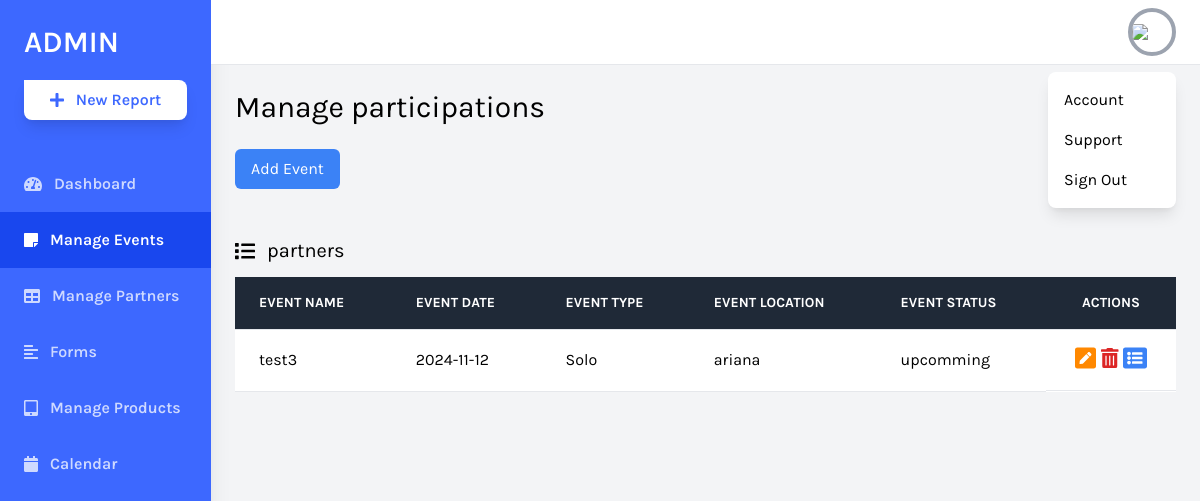
The page /daskboard/events.php on the database as committed earlier.
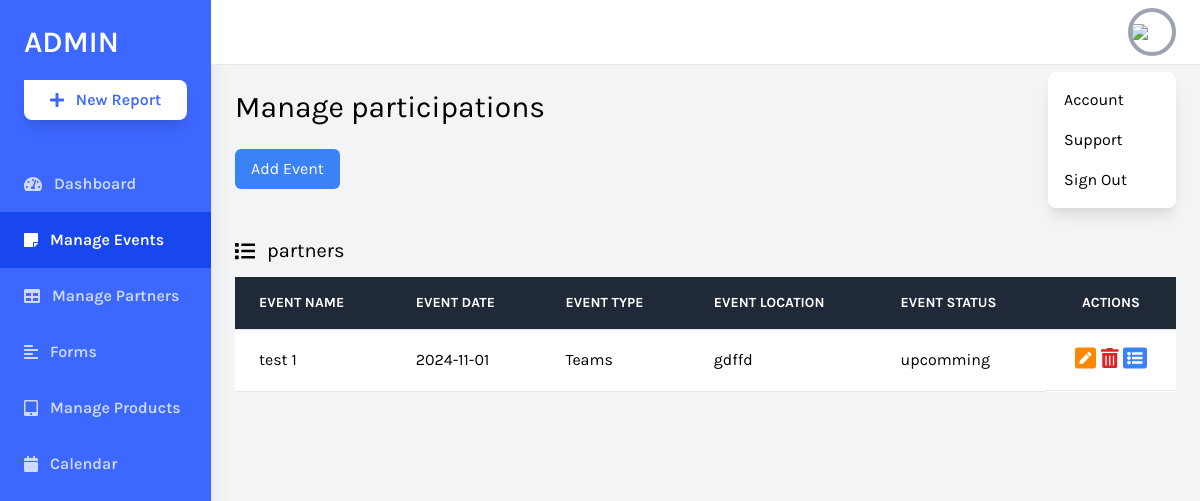
The same page on the database as committed later.
### tables this page shows
CREATE TABLE `evenements` (
  `IDevent` int(11) NOT NULL,
  `Nom` varchar(20) NOT NULL,
  `Description` varchar(1000) NOT NULL,
  `Location` varchar(100) NOT NULL,
  `Date` date NOT NULL,
  `startTime` time NOT NULL,
  `endTime` time NOT NULL,
  `eventType` varchar(20) NOT NULL,
  `Status` varchar(20) NOT NULL,
  `eventImage` blob NOT NULL
);

### daskboard/events.php (the view, shortened to what this page needs)
<?php
include "conn.php";
$req = "select * from evenements";
$res = mysqli_query($conn, $req);
?>
<!DOCTYPE html>
<html lang="en">
<head>
    <link rel="stylesheet" href="https://cdnjs.cloudflare.com/ajax/libs/font-awesome/4.7.0/css/font-awesome.min.css">
    <link href="https://cdnjs.cloudflare.com/ajax/libs/tailwindcss/2.2.19/tailwind.min.css" rel="stylesheet">
</head>
<body class="bg-gray-100 font-family-karla flex">
    <aside class="relative bg-sidebar h-screen w-64 hidden sm:block shadow-xl">
        <div class="p-6">
            <a href="index.php" class="text-white text-3xl font-semibold uppercase hover:text-gray-300">Admin</a>
            <button
                class="w-full bg-white cta-btn font-semibold py-2 mt-5 rounded-br-lg rounded-bl-lg rounded-tr-lg shadow-lg hover:shadow-xl hover:bg-gray-300 flex items-center justify-center">
                <i class="fas fa-plus mr-3"></i> New Report
            </button>
        </div>
        <nav class="text-white text-base font-semibold pt-3">
            <a href="index.php" class="flex items-center text-white opacity-75 hover:opacity-100 py-4 pl-6 nav-item">
                <i class="fas fa-tachometer-alt mr-3"></i>
                Dashboard
            </a>
            <a href="events.php" class="flex items-center active-nav-link text-white py-4 pl-6 nav-item">
                <i class="fas fa-sticky-note mr-3"></i>
                Manage Events
            </a>
            <a href="partners.php"
                class="flex items-center text-white opacity-75 hover:opacity-100 py-4 pl-6 nav-item">
                <i class="fas fa-table mr-3"></i>
                Manage Partners
            </a>
            <a href="forms.html" class="flex items-center text-white opacity-75 hover:opacity-100 py-4 pl-6 nav-item">
                <i class="fas fa-align-left mr-3"></i>
                Forms
            </a>
            <a href="tabs.html" class="flex items-center text-white opacity-75 hover:opacity-100 py-4 pl-6 nav-item">
                <i class="fas fa-tablet-alt mr-3"></i>
                Manage Products
            </a>
            <a href="calendar.php"
                class="flex items-center text-white opacity-75 hover:opacity-100 py-4 pl-6 nav-item">
                <i class="fas fa-calendar mr-3"></i>
                Calendar
            </a>
        </nav>
    </aside>
    <div class="relative w-full flex flex-col h-screen overflow-y-hidden">
        <header class="w-full items-center bg-white py-2 px-6 hidden sm:flex">
            <div x-data="{ isOpen: false }" class="relative w-1/2 flex justify-end">
                <button @click="isOpen = !isOpen"
                    class="realtive z-10 w-12 h-12 rounded-full overflow-hidden border-4 border-gray-400 hover:border-gray-300 focus:border-gray-300 focus:outline-none">
                    <img src="https://source.unsplash.com/uJ8LNVCBjFQ/400x400">
                </button>
                <button x-show="isOpen" @click="isOpen = false"
                    class="h-full w-full fixed inset-0 cursor-default"></button>
                <div x-show="isOpen" class="absolute w-32 bg-white rounded-lg shadow-lg py-2 mt-16">
                    <a href="#" class="block px-4 py-2 account-link hover:text-white">Account</a>
                    <a href="#" class="block px-4 py-2 account-link hover:text-white">Support</a>
                    <a href="logout.php" class="block px-4 py-2 account-link hover:text-white">Sign Out</a>
                </div>
            </div>
        </header>
        <div class="w-full h-screen overflow-x-hidden border-t flex flex-col">
            <main class="w-full flex-grow p-6">
                <h1 class="text-3xl text-black pb-6">Manage participations</h1>
                <button id="openModalButton"
                    class="px-4 py-2 bg-blue-500 text-white rounded-md hover:bg-blue-600 focus:outline-none">
                    Add Event
                </button>
                <div class="w-full mt-12">
                    <p class="text-xl pb-3 flex items-center">
                        <i class="fas fa-list mr-3"></i> partners
                    </p>
                    <div class="bg-white overflow-auto">
                        <table class="text-left w-full border-collapse">
                            <thead>
                                <tr class="bg-gray-800 text-white">
                                    <th
                                        class="py-4 px-6 bg-grey-lightest font-bold uppercase text-sm text-grey-dark border-b border-grey-light">
                                        Event Name</th>
                                    <th
                                        class="py-4 px-6 bg-grey-lightest font-bold uppercase text-sm text-grey-dark border-b border-grey-light">
                                        Event Date</th>
                                    <th
                                        class="py-4 px-6 bg-grey-lightest font-bold uppercase text-sm text-grey-dark border-b border-grey-light">
                                        Event Type</th>
                                    <th
                                        class="py-4 px-6 bg-grey-lightest font-bold uppercase text-sm text-grey-dark border-b border-grey-light">
                                        Event Location</th>
                                    <th
                                        class="py-4 px-6 bg-grey-lightest font-bold uppercase text-sm text-grey-dark border-b border-grey-light">
                                        Event Status</th>
                                    <th
                                        class="text-center py-4 px-6 bg-grey-lightest font-bold uppercase text-sm text-grey-dark border-b border-grey-light">
                                        Actions</th>
                                </tr>
                            </thead>
                            <tbody>
                                <tr class="hover:bg-grey-lighter">
                                    <?php
                                    if(mysqli_num_rows($res)) {
                                        while($row = mysqli_fetch_assoc($res)) {
                                            echo "<td class='py-4 px-6 border-b border-grey-light'>" .$row['Nom'] ."</td>";
                                            echo "<td class='py-4 px-6 border-b border-grey-light'>" .$row['Date'] ."</td>";
                                            echo "<td class='py-4 px-6 border-b border-grey-light'>" .$row['eventType'] ."</td>";
                                            echo "<td class='py-4 px-6 border-b border-grey-light'>" .$row['Location'] ."</td>";
                                            echo "<td class='py-4 px-6 border-b border-grey-light'>" .$row['Status'] ."</td>";
                                            echo "<td class='py-4 px-6 border-b border-grey-light flex items-center justify-evenly'>
                                            <a href='editEvent.php?eventID=".$row['IDevent']."'>
                                            <i class='fas fa-pen-square text-2xl'
                                                style='color: rgb(255, 136, 0);'></i></a>
                                        <a href='deteleEvent.php?eventID=".$row['IDevent']."'>
                                            <i class='fas fa-trash-alt text-xl text-red-600' aria-hidden='true'></i></a>
                                        <a href='participants.php?eventID=".$row['IDevent']."'>
                                            <i class='fas fa-list-alt text-2xl text-blue-500' aria-hidden='true'></i>
                                        </a>
                                    </td>
                                </tr>";
                                        }
                                    }
                                    ?>
                            </tbody>
                        </table>
                    </div>
            </main>
        </div>
    </div>
</body>
</html>

### daskboard/events.php (style rules this page uses)
.font-family-karla { font-family: karla; }
.bg-sidebar { background: #3d68ff; }
.cta-btn { color: #3d68ff; }
.active-nav-link { background: #1947ee; }

Rows that differ between the two databases and show on the page:
removed evenements: Nom "test3", Date "2024-11-12", eventType "Solo", Location "ariana", Status "upcomming"
added evenements: Nom "test 1", Date "2024-11-01", eventType "Teams", Location "gdffd", Status "upcomming"
